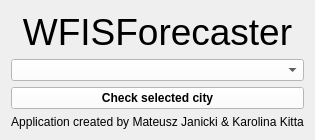
  <widget class="QWidget" name="centralwidget">
   <layout class="QGridLayout" name="gridLayout">
    <item row="1" column="0">
     <widget class="QComboBox" name="CityComboBox">
      <property name="sizePolicy">
       <sizepolicy hsizetype="Preferred" vsizetype="Fixed">
        <horstretch>0</horstretch>
        <verstretch>0</verstretch>
       </sizepolicy>
      </property>
      <property name="maximumSize">
       <size>
        <width>500</width>
        <height>25</height>
       </size>
      </property>
      <property name="palette">
       <palette>
        <active>
         <colorrole role="WindowText">
          <brush brushstyle="SolidPattern">
           <color alpha="255">
            <red>0</red>
            <green>0</green>
            <blue>0</blue>
           </color>
          </brush>
         </colorrole>
         <colorrole role="Button">
          <brush brushstyle="SolidPattern">
           <color alpha="255">
            <red>255</red>
            <green>255</green>
            <blue>255</blue>
           </color>
          </brush>
         </colorrole>
         <colorrole role="Light">
          <brush brushstyle="SolidPattern">
           <color alpha="255">
            <red>255</red>
            <green>255</green>
            <blue>255</blue>
           </color>
          </brush>
         </colorrole>
         <colorrole role="Midlight">
          <brush brushstyle="SolidPattern">
           <color alpha="255">
            <red>255</red>
            <green>255</green>
            <blue>255</blue>
           </color>
          </brush>
         </colorrole>
         <colorrole role="Dark">
          <brush brushstyle="SolidPattern">
           <color alpha="255">
            <red>127</red>
            <green>127</green>
            <blue>127</blue>
           </color>
          </brush>
         </colorrole>
         <colorrole role="Mid">
          <brush brushstyle="SolidPattern">
           <color alpha="255">
            <red>170</red>
            <green>170</green>
            <blue>170</blue>
           </color>
          </brush>
         </colorrole>
         <colorrole role="Text">
          <brush brushstyle="SolidPattern">
           <color alpha="255">
            <red>0</red>
            <green>0</green>
            <blue>0</blue>
           </color>
          </brush>
         </colorrole>
         <colorrole role="BrightText">
          <brush brushstyle="SolidPattern">
           <color alpha="255">
            <red>255</red>
            <green>255</green>
            <blue>255</blue>
           </color>
          </brush>
         </colorrole>
         <colorrole role="ButtonText">
          <brush brushstyle="SolidPattern">
           <color alpha="255">
            <red>0</red>
            <green>0</green>
            <blue>0</blue>
           </color>
          </brush>
         </colorrole>
         <colorrole role="Base">
          <brush brushstyle="SolidPattern">
           <color alpha="255">
            <red>255</red>
            <green>255</green>
            <blue>255</blue>
           </color>
          </brush>
         </colorrole>
         <colorrole role="Window">
          <brush brushstyle="SolidPattern">
           <color alpha="255">
            <red>255</red>
            <green>255</green>
            <blue>255</blue>
           </color>
          </brush>
         </colorrole>
         <colorrole role="Shadow">
          <brush brushstyle="SolidPattern">
           <color alpha="255">
            <red>0</red>
            <green>0</green>
            <blue>0</blue>
           </color>
          </brush>
         </colorrole>
         <colorrole role="AlternateBase">
          <brush brushstyle="SolidPattern">
           <color alpha="255">
            <red>255</red>
            <green>255</green>
            <blue>255</blue>
           </color>
          </brush>
         </colorrole>
         <colorrole role="ToolTipBase">
          <brush brushstyle="SolidPattern">
           <color alpha="255">
            <red>255</red>
            <green>255</green>
            <blue>220</blue>
           </color>
          </brush>
         </colorrole>
         <colorrole role="ToolTipText">
          <brush brushstyle="SolidPattern">
           <color alpha="255">
            <red>0</red>
            <green>0</green>
            <blue>0</blue>
           </color>
          </brush>
         </colorrole>
         <colorrole role="PlaceholderText">
          <brush brushstyle="SolidPattern">
           <color alpha="127">
            <red>0</red>
            <green>0</green>
            <blue>0</blue>
           </color>
          </brush>
         </colorrole>
        </active>
        <inactive>
         <colorrole role="WindowText">
          <brush brushstyle="SolidPattern">
           <color alpha="255">
            <red>0</red>
            <green>0</green>
            <blue>0</blue>
           </color>
          </brush>
         </colorrole>
         <colorrole role="Button">
          <brush brushstyle="SolidPattern">
           <color alpha="255">
            <red>255</red>
            <green>255</green>
            <blue>255</blue>
           </color>
          </brush>
         </colorrole>
         <colorrole role="Light">
          <brush brushstyle="SolidPattern">
           <color alpha="255">
            <red>255</red>
            <green>255</green>
            <blue>255</blue>
           </color>
          </brush>
         </colorrole>
         <colorrole role="Midlight">
          <brush brushstyle="SolidPattern">
           <color alpha="255">
            <red>255</red>
            <green>255</green>
            <blue>255</blue>
           </color>
          </brush>
         </colorrole>
         <colorrole role="Dark">
          <brush brushstyle="SolidPattern">
           <color alpha="255">
            <red>127</red>
            <green>127</green>
            <blue>127</blue>
           </color>
          </brush>
         </colorrole>
         <colorrole role="Mid">
          <brush brushstyle="SolidPattern">
           <color alpha="255">
            <red>170</red>
            <green>170</green>
            <blue>170</blue>
           </color>
          </brush>
         </colorrole>
         <colorrole role="Text">
          <brush brushstyle="SolidPattern">
           <color alpha="255">
            <red>0</red>
            <green>0</green>
            <blue>0</blue>
           </color>
          </brush>
         </colorrole>
         <colorrole role="BrightText">
          <brush brushstyle="SolidPattern">
           <color alpha="255">
            <red>255</red>
            <green>255</green>
            <blue>255</blue>
           </color>
          </brush>
         </colorrole>
         <colorrole role="ButtonText">
          <brush brushstyle="SolidPattern">
           <color alpha="255">
            <red>0</red>
            <green>0</green>
            <blue>0</blue>
           </color>
          </brush>
         </colorrole>
         <colorrole role="Base">
          <brush brushstyle="SolidPattern">
           <color alpha="255">
            <red>255</red>
            <green>255</green>
            <blue>255</blue>
           </color>
          </brush>
         </colorrole>
         <colorrole role="Window">
          <brush brushstyle="SolidPattern">
           <color alpha="255">
            <red>255</red>
            <green>255</green>
            <blue>255</blue>
           </color>
          </brush>
         </colorrole>
         <colorrole role="Shadow">
          <brush brushstyle="SolidPattern">
           <color alpha="255">
            <red>0</red>
            <green>0</green>
            <blue>0</blue>
           </color>
          </brush>
         </colorrole>
         <colorrole role="AlternateBase">
          <brush brushstyle="SolidPattern">
           <color alpha="255">
            <red>255</red>
            <green>255</green>
            <blue>255</blue>
           </color>
          </brush>
         </colorrole>
         <colorrole role="ToolTipBase">
          <brush brushstyle="SolidPattern">
           <color alpha="255">
            <red>255</red>
            <green>255</green>
            <blue>220</blue>
           </color>
          </brush>
         </colorrole>
         <colorrole role="ToolTipText">
          <brush brushstyle="SolidPattern">
           <color alpha="255">
            <red>0</red>
            <green>0</green>
            <blue>0</blue>
           </color>
          </brush>
         </colorrole>
         <colorrole role="PlaceholderText">
          <brush brushstyle="SolidPattern">
           <color alpha="127">
            <red>0</red>
            <green>0</green>
            <blue>0</blue>
           </color>
          </brush>
         </colorrole>
        </inactive>
        <disabled>
         <colorrole role="WindowText">
          <brush brushstyle="SolidPattern">
           <color alpha="255">
            <red>127</red>
            <green>127</green>
            <blue>127</blue>
           </color>
          </brush>
         </colorrole>
         <colorrole role="Button">
          <brush brushstyle="SolidPattern">
           <color alpha="255">
            <red>255</red>
            <green>255</green>
            <blue>255</blue>
           </color>
          </brush>
         </colorrole>
         <colorrole role="Light">
          <brush brushstyle="SolidPattern">
           <color alpha="255">
            <red>255</red>
            <green>255</green>
            <blue>255</blue>
           </color>
          </brush>
         </colorrole>
         <colorrole role="Midlight">
          <brush brushstyle="SolidPattern">
           <color alpha="255">
            <red>255</red>
            <green>255</green>
            <blue>255</blue>
           </color>
          </brush>
         </colorrole>
         <colorrole role="Dark">
          <brush brushstyle="SolidPattern">
           <color alpha="255">
            <red>127</red>
            <green>127</green>
            <blue>127</blue>
           </color>
          </brush>
         </colorrole>
         <colorrole role="Mid">
          <brush brushstyle="SolidPattern">
           <color alpha="255">
            <red>170</red>
            <green>170</green>
            <blue>170</blue>
           </color>
          </brush>
         </colorrole>
         <colorrole role="Text">
          <brush brushstyle="SolidPattern">
           <color alpha="255">
            <red>127</red>
            <green>127</green>
            <blue>127</blue>
           </color>
          </brush>
         </colorrole>
         <colorrole role="BrightText">
          <brush brushstyle="SolidPattern">
           <color alpha="255">
            <red>255</red>
            <green>255</green>
            <blue>255</blue>
           </color>
          </brush>
         </colorrole>
         <colorrole role="ButtonText">
          <brush brushstyle="SolidPattern">
           <color alpha="255">
            <red>127</red>
            <green>127</green>
            <blue>127</blue>
           </color>
          </brush>
         </colorrole>
         <colorrole role="Base">
          <brush brushstyle="SolidPattern">
           <color alpha="255">
            <red>255</red>
            <green>255</green>
            <blue>255</blue>
           </color>
          </brush>
         </colorrole>
         <colorrole role="Window">
          <brush brushstyle="SolidPattern">
           <color alpha="255">
            <red>255</red>
            <green>255</green>
            <blue>255</blue>
           </color>
          </brush>
         </colorrole>
         <colorrole role="Shadow">
          <brush brushstyle="SolidPattern">
           <color alpha="255">
            <red>0</red>
            <green>0</green>
            <blue>0</blue>
           </color>
          </brush>
         </colorrole>
         <colorrole role="AlternateBase">
          <brush brushstyle="SolidPattern">
           <color alpha="255">
            <red>255</red>
            <green>255</green>
            <blue>255</blue>
           </color>
          </brush>
         </colorrole>
         <colorrole role="ToolTipBase">
          <brush brushstyle="SolidPattern">
           <color alpha="255">
            <red>255</red>
            <green>255</green>
            <blue>220</blue>
           </color>
          </brush>
         </colorrole>
         <colorrole role="ToolTipText">
          <brush brushstyle="SolidPattern">
           <color alpha="255">
            <red>0</red>
            <green>0</green>
            <blue>0</blue>
           </color>
          </brush>
         </colorrole>
         <colorrole role="PlaceholderText">
          <brush brushstyle="SolidPattern">
           <color alpha="127">
            <red>127</red>
            <green>127</green>
            <blue>127</blue>
           </color>
          </brush>
         </colorrole>
        </disabled>
       </palette>
      </property>
      <property name="font">
       <font>
        <weight>75</weight>
        <bold>true</bold>
       </font>
      </property>
      <property name="acceptDrops">
       <bool>true</bool>
      </property>
      <property name="layoutDirection">
       <enum>Qt::LeftToRight</enum>
      </property>
      <property name="styleSheet">
       <string notr="true"/>
      </property>
      <property name="sizeAdjustPolicy">
       <enum>QComboBox::AdjustToContents</enum>
      </property>
     </widget>
    </item>
    <item row="9" column="0">
     <widget class="QLabel" name="Authors">
      <property name="text">
       <string>Application created by Mateusz Janicki &amp; Karolina Kitta</string>
      </property>
      <property name="alignment">
       <set>Qt::AlignCenter</set>
      </property>
     </widget>
    </item>
    <item row="0" column="0">
     <widget class="QLabel" name="Enter_city_name">
      <property name="font">
       <font>
        <pointsize>28</pointsize>
       </font>
      </property>
      <property name="lineWidth">
       <number>1</number>
      </property>
      <property name="text">
       <string>WFISForecaster</string>
      </property>
      <property name="textFormat">
       <enum>Qt::PlainText</enum>
      </property>
      <property name="alignment">
       <set>Qt::AlignCenter</set>
      </property>
      <property name="wordWrap">
       <bool>false</bool>
      </property>
      <property name="margin">
       <number>100</number>
      </property>
     </widget>
    </item>
    <item row="5" column="0">
     <widget class="QPushButton" name="Check_button">
      <property name="sizePolicy">
       <sizepolicy hsizetype="Fixed" vsizetype="Fixed">
        <horstretch>0</horstretch>
        <verstretch>0</verstretch>
       </sizepolicy>
      </property>
      <property name="maximumSize">
       <size>
        <width>500</width>
        <height>50</height>
       </size>
      </property>
      <property name="palette">
       <palette>
        <active>
         <colorrole role="WindowText">
          <brush brushstyle="SolidPattern">
           <color alpha="255">
            <red>0</red>
            <green>0</green>
            <blue>0</blue>
           </color>
          </brush>
         </colorrole>
         <colorrole role="Button">
          <brush brushstyle="SolidPattern">
           <color alpha="255">
            <red>255</red>
            <green>255</green>
            <blue>255</blue>
           </color>
          </brush>
         </colorrole>
         <colorrole role="Light">
          <brush brushstyle="SolidPattern">
           <color alpha="255">
            <red>255</red>
            <green>255</green>
            <blue>255</blue>
           </color>
          </brush>
         </colorrole>
         <colorrole role="Midlight">
          <brush brushstyle="SolidPattern">
           <color alpha="255">
            <red>255</red>
            <green>255</green>
            <blue>255</blue>
           </color>
          </brush>
         </colorrole>
         <colorrole role="Dark">
          <brush brushstyle="SolidPattern">
           <color alpha="255">
            <red>127</red>
            <green>127</green>
            <blue>127</blue>
           </color>
          </brush>
         </colorrole>
         <colorrole role="Mid">
          <brush brushstyle="SolidPattern">
           <color alpha="255">
            <red>170</red>
            <green>170</green>
            <blue>170</blue>
           </color>
          </brush>
         </colorrole>
         <colorrole role="Text">
          <brush brushstyle="SolidPattern">
           <color alpha="255">
            <red>0</red>
            <green>0</green>
            <blue>0</blue>
           </color>
          </brush>
         </colorrole>
         <colorrole role="BrightText">
          <brush brushstyle="SolidPattern">
           <color alpha="255">
            <red>255</red>
            <green>255</green>
            <blue>255</blue>
           </color>
          </brush>
         </colorrole>
         <colorrole role="ButtonText">
          <brush brushstyle="SolidPattern">
           <color alpha="255">
            <red>0</red>
            <green>0</green>
            <blue>0</blue>
           </color>
          </brush>
         </colorrole>
         <colorrole role="Base">
          <brush brushstyle="SolidPattern">
           <color alpha="255">
            <red>255</red>
            <green>255</green>
            <blue>255</blue>
           </color>
          </brush>
         </colorrole>
         <colorrole role="Window">
          <brush brushstyle="SolidPattern">
           <color alpha="255">
            <red>255</red>
            <green>255</green>
            <blue>255</blue>
           </color>
          </brush>
         </colorrole>
         <colorrole role="Shadow">
          <brush brushstyle="SolidPattern">
           <color alpha="255">
            <red>0</red>
            <green>0</green>
            <blue>0</blue>
           </color>
          </brush>
         </colorrole>
         <colorrole role="AlternateBase">
          <brush brushstyle="SolidPattern">
           <color alpha="255">
            <red>255</red>
            <green>255</green>
            <blue>255</blue>
           </color>
          </brush>
         </colorrole>
         <colorrole role="ToolTipBase">
          <brush brushstyle="SolidPattern">
           <color alpha="255">
            <red>255</red>
            <green>255</green>
            <blue>220</blue>
           </color>
          </brush>
         </colorrole>
         <colorrole role="ToolTipText">
          <brush brushstyle="SolidPattern">
           <color alpha="255">
            <red>0</red>
            <green>0</green>
            <blue>0</blue>
           </color>
          </brush>
         </colorrole>
         <colorrole role="PlaceholderText">
          <brush brushstyle="SolidPattern">
           <color alpha="127">
            <red>0</red>
            <green>0</green>
            <blue>0</blue>
           </color>
          </brush>
         </colorrole>
        </active>
        <inactive>
         <colorrole role="WindowText">
          <brush brushstyle="SolidPattern">
           <color alpha="255">
            <red>0</red>
            <green>0</green>
            <blue>0</blue>
           </color>
          </brush>
         </colorrole>
         <colorrole role="Button">
          <brush brushstyle="SolidPattern">
           <color alpha="255">
            <red>255</red>
            <green>255</green>
            <blue>255</blue>
           </color>
          </brush>
         </colorrole>
         <colorrole role="Light">
          <brush brushstyle="SolidPattern">
           <color alpha="255">
            <red>255</red>
            <green>255</green>
            <blue>255</blue>
           </color>
          </brush>
         </colorrole>
         <colorrole role="Midlight">
          <brush brushstyle="SolidPattern">
           <color alpha="255">
            <red>255</red>
            <green>255</green>
            <blue>255</blue>
           </color>
          </brush>
         </colorrole>
         <colorrole role="Dark">
          <brush brushstyle="SolidPattern">
           <color alpha="255">
            <red>127</red>
            <green>127</green>
            <blue>127</blue>
           </color>
          </brush>
         </colorrole>
         <colorrole role="Mid">
          <brush brushstyle="SolidPattern">
           <color alpha="255">
            <red>170</red>
            <green>170</green>
            <blue>170</blue>
           </color>
          </brush>
         </colorrole>
         <colorrole role="Text">
          <brush brushstyle="SolidPattern">
           <color alpha="255">
            <red>0</red>
            <green>0</green>
            <blue>0</blue>
           </color>
          </brush>
         </colorrole>
         <colorrole role="BrightText">
          <brush brushstyle="SolidPattern">
           <color alpha="255">
            <red>255</red>
            <green>255</green>
            <blue>255</blue>
           </color>
          </brush>
         </colorrole>
         <colorrole role="ButtonText">
          <brush brushstyle="SolidPattern">
           <color alpha="255">
            <red>0</red>
            <green>0</green>
            <blue>0</blue>
           </color>
          </brush>
         </colorrole>
         <colorrole role="Base">
          <brush brushstyle="SolidPattern">
           <color alpha="255">
            <red>255</red>
            <green>255</green>
            <blue>255</blue>
           </color>
          </brush>
         </colorrole>
         <colorrole role="Window">
          <brush brushstyle="SolidPattern">
           <color alpha="255">
            <red>255</red>
            <green>255</green>
            <blue>255</blue>
           </color>
          </brush>
         </colorrole>
         <colorrole role="Shadow">
          <brush brushstyle="SolidPattern">
           <color alpha="255">
            <red>0</red>
            <green>0</green>
            <blue>0</blue>
           </color>
          </brush>
         </colorrole>
         <colorrole role="AlternateBase">
          <brush brushstyle="SolidPattern">
           <color alpha="255">
            <red>255</red>
            <green>255</green>
            <blue>255</blue>
           </color>
          </brush>
         </colorrole>
         <colorrole role="ToolTipBase">
          <brush brushstyle="SolidPattern">
           <color alpha="255">
            <red>255</red>
            <green>255</green>
            <blue>220</blue>
           </color>
          </brush>
         </colorrole>
         <colorrole role="ToolTipText">
          <brush brushstyle="SolidPattern">
           <color alpha="255">
            <red>0</red>
            <green>0</green>
            <blue>0</blue>
           </color>
          </brush>
         </colorrole>
         <colorrole role="PlaceholderText">
          <brush brushstyle="SolidPattern">
           <color alpha="127">
            <red>0</red>
            <green>0</green>
            <blue>0</blue>
           </color>
          </brush>
         </colorrole>
        </inactive>
        <disabled>
         <colorrole role="WindowText">
          <brush brushstyle="SolidPattern">
           <color alpha="255">
            <red>127</red>
            <green>127</green>
            <blue>127</blue>
           </color>
          </brush>
         </colorrole>
         <colorrole role="Button">
          <brush brushstyle="SolidPattern">
           <color alpha="255">
            <red>255</red>
            <green>255</green>
            <blue>255</blue>
           </color>
          </brush>
         </colorrole>
         <colorrole role="Light">
          <brush brushstyle="SolidPattern">
           <color alpha="255">
            <red>255</red>
            <green>255</green>
            <blue>255</blue>
           </color>
          </brush>
         </colorrole>
         <colorrole role="Midlight">
          <brush brushstyle="SolidPattern">
           <color alpha="255">
            <red>255</red>
            <green>255</green>
            <blue>255</blue>
           </color>
          </brush>
         </colorrole>
         <colorrole role="Dark">
          <brush brushstyle="SolidPattern">
           <color alpha="255">
            <red>127</red>
            <green>127</green>
            <blue>127</blue>
           </color>
          </brush>
         </colorrole>
         <colorrole role="Mid">
          <brush brushstyle="SolidPattern">
           <color alpha="255">
            <red>170</red>
            <green>170</green>
            <blue>170</blue>
           </color>
          </brush>
         </colorrole>
         <colorrole role="Text">
          <brush brushstyle="SolidPattern">
           <color alpha="255">
            <red>127</red>
            <green>127</green>
            <blue>127</blue>
           </color>
          </brush>
         </colorrole>
         <colorrole role="BrightText">
          <brush brushstyle="SolidPattern">
           <color alpha="255">
            <red>255</red>
            <green>255</green>
            <blue>255</blue>
           </color>
          </brush>
         </colorrole>
         <colorrole role="ButtonText">
          <brush brushstyle="SolidPattern">
           <color alpha="255">
            <red>127</red>
            <green>127</green>
            <blue>127</blue>
           </color>
          </brush>
         </colorrole>
         <colorrole role="Base">
          <brush brushstyle="SolidPattern">
           <color alpha="255">
            <red>255</red>
            <green>255</green>
            <blue>255</blue>
           </color>
          </brush>
         </colorrole>
         <colorrole role="Window">
          <brush brushstyle="SolidPattern">
           <color alpha="255">
            <red>255</red>
            <green>255</green>
            <blue>255</blue>
           </color>
          </brush>
         </colorrole>
         <colorrole role="Shadow">
          <brush brushstyle="SolidPattern">
           <color alpha="255">
            <red>0</red>
            <green>0</green>
            <blue>0</blue>
           </color>
          </brush>
         </colorrole>
         <colorrole role="AlternateBase">
          <brush brushstyle="SolidPattern">
           <color alpha="255">
            <red>255</red>
            <green>255</green>
            <blue>255</blue>
           </color>
          </brush>
         </colorrole>
         <colorrole role="ToolTipBase">
          <brush brushstyle="SolidPattern">
           <color alpha="255">
            <red>255</red>
            <green>255</green>
            <blue>220</blue>
           </color>
          </brush>
         </colorrole>
         <colorrole role="ToolTipText">
          <brush brushstyle="SolidPattern">
           <color alpha="255">
            <red>0</red>
            <green>0</green>
            <blue>0</blue>
           </color>
          </brush>
         </colorrole>
         <colorrole role="PlaceholderText">
          <brush brushstyle="SolidPattern">
           <color alpha="127">
            <red>127</red>
            <green>127</green>
            <blue>127</blue>
           </color>
          </brush>
         </colorrole>
        </disabled>
       </palette>
      </property>
      <property name="font">
       <font>
        <weight>75</weight>
        <bold>true</bold>
       </font>
      </property>
      <property name="mouseTracking">
       <bool>false</bool>
      </property>
      <property name="layoutDirection">
       <enum>Qt::LeftToRight</enum>
      </property>
      <property name="autoFillBackground">
       <bool>false</bool>
      </property>
      <property name="styleSheet">
       <string notr="true"/>
      </property>
      <property name="text">
       <string>Check selected city</string>
      </property>
     </widget>
    </item>
   </layout>
  </widget>
